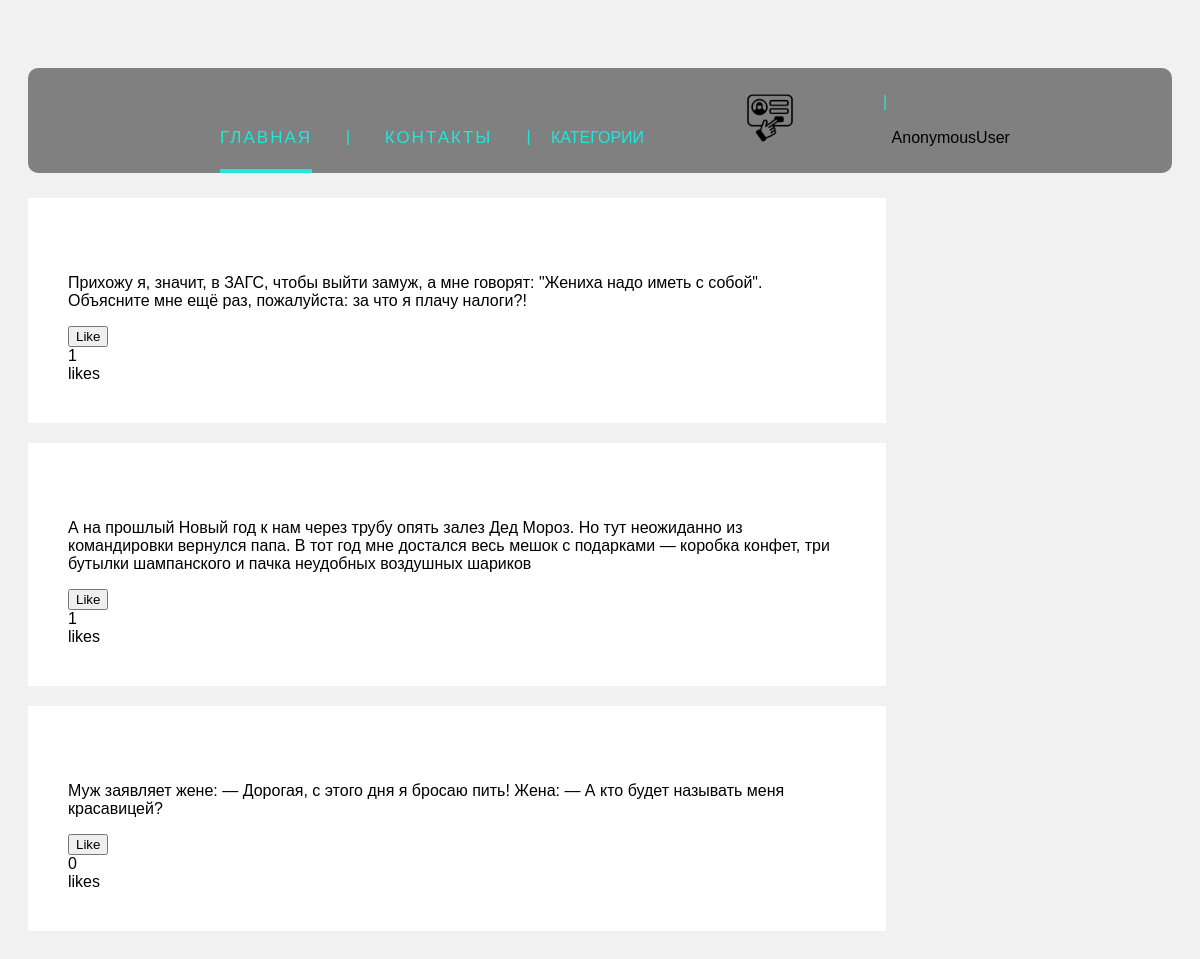
/family/, run on the app's committed database.
### main/models.py (models this page shows)
class Anecdot(models.Model):
    text = models.TextField()
    liked = models.ManyToManyField(User, blank=True, related_name='likes')
    category = models.CharField(max_length=10, choices=AnecCategory, default='Other')
    def num_likes(self):
        return self.liked.all().count()

### main/views.py (the view, shortened to what this page needs)
# urls.py: path('family/', views.family, name='family'),
def family(request):
    qs = Anecdot.objects.all()
    p_form = AnecdotModelForm()
    post_added = False
    profile = request.user
    context = {
        'qs': qs,
        'profile': profile,
        'p_form': p_form,
        'post_added': post_added,
    }
    return render(request, 'main/family.html', context)

### main/templates/main/family.html (shortened to what this page needs)
{%extends 'main/mainlayot.html' %}
{% load static %}
{% block content %}
<link rel="stylesheet" href="{% static 'main/css/family.css'%}">
<div class="row">
    <div class="leftcolumn">
        {% for obj in qs %}
        <div class="ui fluid card">
            <div class="card">
                <p> {{ obj.text }} </p>
                <div class="right floated">
                    <form action="{% url 'like-post-view' %}" method="GET" class='like-form' id='{{obj.id}}'>
                        <button class="ui button like-btn{{obj.id}}">
                            {% if profile not in obj.liked.all %}
                            Like
                            {% else %}
                            Unlike
                            {% endif %}
                        </button>
                        <div class="ui grid">
                            <div class="column">
                                <div class="like-count{{obj.id}}"> {{obj.num_likes}}</div>
                            </div>
                            <div class="column">
                                likes
                            </div>
                        </div>
                    </form>
                </div>
            </div>
        </div>
        {% endfor %}
    </div>
</div>
{%endblock%}

### main/static/main/css/family.css (style rules this page uses)
* { box-sizing: border-box; }
body { font-family: Arial; padding: 20px; background: #f1f1f1; }
.leftcolumn { float: left; width: 75%; }
.card { background-color: white; padding: 20px; margin-top: 20px; }
.row:after { content: ""; display: table; clear: both; }

### data on the page
Anecdot: text "Прихожу я, значит, в ЗАГС, чтобы выйти замуж, а мне говорят: \"Жениха надо иметь с собой\". Объясните мне ещё раз, пожалуйста: за что я плачу налоги?!", shows "Like", num_likes "1"
Anecdot: text "А на прошлый Новый год к нам через трубу опять залез Дед Мороз. Но тут неожиданно из командировки вернулся папа. В тот год мне достался весь мешок с подарками — коробка конфет, три бутылки шампанского и пачка неудобных воздушных шариков", shows "Like", num_likes "1"
Anecdot: text "Муж заявляет жене: — Дорогая, с этого дня я бросаю пить! Жена: — А кто будет называть меня красавицей?", shows "Like", num_likes "0"

### other printed values
{{ user }} "AnonymousUser"
